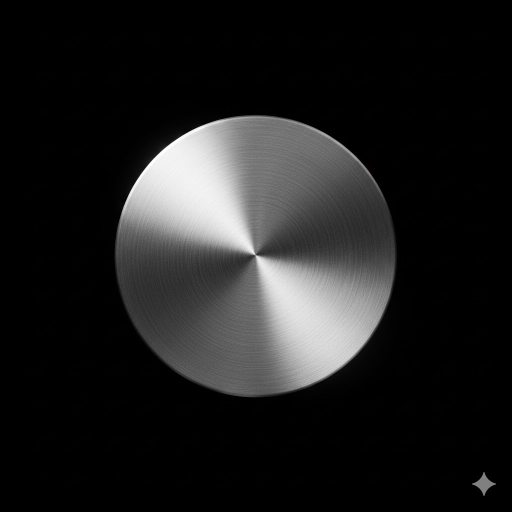
#> input picture google2.jpg, 1024 x 1024 px (shown at 1/2 size)
$ python OPENCV_1.py   (older library calls are emulated)
#> lines starting #> are read from the running program, lines starting #| are printed output that depends on the picture; after the words box and inside, x2 and y2 are one past the last pixel; in counts of white or black regions, pixels touching at a corner belong together
import cv2
import numpy as np
import os

# === PARAMÈTRES À AJUSTER ===
CIRCULARITY_THRESHOLD = 0.88     # <--- plus haut = plus strict (forme)
GRADIENT_VARIANCE_THRESHOLD = 20000  # <--- plus bas = plus sensible (surface)
IMG_PATH = "google2.jpg"       # <--- chemin vers ton image à tester


#FONCTIONS


# === LECTURE ET PRÉTRAITEMENT ===
img = cv2.imread(IMG_PATH)
#> img is the input picture: shape (1024, 1024, 3); mean B, G, R 30.1, 30.1, 30.1
if img is None:
    raise ValueError("❌ Impossible de charger l'image. Vérifie le chemin.")

gray = cv2.cvtColor(img, cv2.COLOR_BGR2GRAY)
blur = cv2.GaussianBlur(gray, (5, 5), 0)

# AJOUT : Utilisation de CLAHE pour améliorer le contraste local
clahe = cv2.createCLAHE(clipLimit=2.0, tileGridSize=(8,8)) # Ajustez clipLimit si besoin
contrasted_gray = clahe.apply(blur) # Appliquer CLAHE au flou
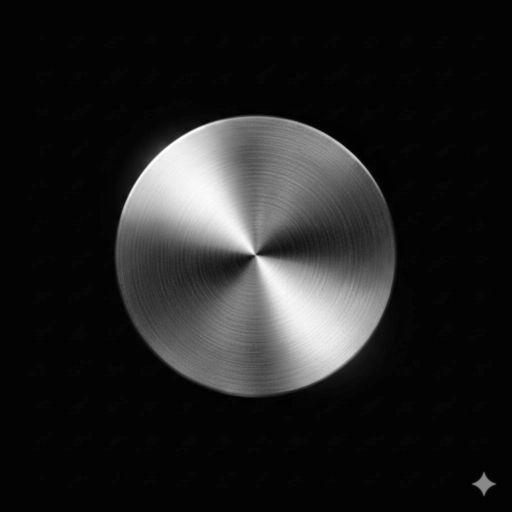
#> contrasted_gray: shape (1024, 1024) (shown at 1/2 size); min 2, max 254, mean 32.6


# AJOUT : Utilisation de CLAHE pour améliorer le contraste local
clahe = cv2.createCLAHE(clipLimit=2.0, tileGridSize=(8,8)) # Ajustez clipLimit si besoin
contrasted_gray = clahe.apply(blur) # Appliquer CLAHE au flou

# Seuil adaptatif pour isoler la pièce
thresh = cv2.adaptiveThreshold(
    contrasted_gray, 255, cv2.ADAPTIVE_THRESH_GAUSSIAN_C, cv2.THRESH_BINARY_INV, 31, 8
)
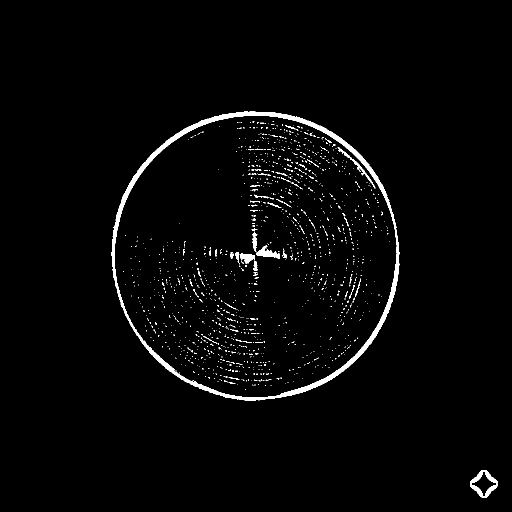
#> thresh: shape (1024, 1024) (shown at 1/2 size); 2.1% white; 1286 white regions (1231 under 20 px), largest, box (x1, y1, x2, y2) and area: (223, 223, 799, 801) 13374, (940, 940, 996, 996) 1032, (512, 490, 560, 518) 552
# Nettoyage du masque
kernel = np.ones((5,5), np.uint8)
thresh = cv2.morphologyEx(thresh, cv2.MORPH_CLOSE, kernel, iterations=2)
#> thresh: shape (1024, 1024); 3.9% white; 456 white regions (390 under 20 px), largest, box (x1, y1, x2, y2) and area: (223, 223, 799, 801) 16999, (444, 284, 641, 575) 8946, (677, 542, 723, 643) 1385
thresh = cv2.morphologyEx(thresh, cv2.MORPH_OPEN, kernel, iterations=1)
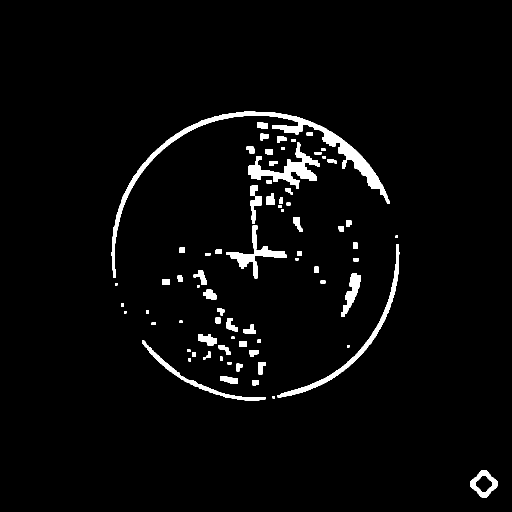
#> thresh: shape (1024, 1024) (shown at 1/2 size); 3.2% white; 77 white regions

# === DÉTECTION DE CONTOUR ===
contours, _ = cv2.findContours(thresh, cv2.RETR_EXTERNAL, cv2.CHAIN_APPROX_NONE)
#> contours = 77 contours, 7 with area under 20; largest, box (x1, y1, x2, y2) and area: (223, 223, 779, 556) 8944, (497, 285, 640, 378) 3616, (555, 488, 799, 795) 3160, (453, 492, 574, 557) 1914, (940, 940, 996, 996) 1875
if not contours:
    raise ValueError("❌ Aucun contour détecté.")

# Sélection du contour principal
contour = max(contours, key=cv2.contourArea)
#> contour = contour of 1817 points, box (x1, y1, x2, y2) (223, 223, 779, 556), area 8944
area = cv2.contourArea(contour)
#> area = 8944.5
perimeter = cv2.arcLength(contour, True)
#> perimeter = 2044.4

# === CALCUL DE LA CIRCULARITÉ ===
if perimeter == 0:
    circularity = 0
else:
    circularity = 4 * np.pi * (area / (perimeter * perimeter))
#> circularity = 0.0269

# === DÉTECTION DES PLIS / BOSSAGES ===
mask = np.zeros_like(gray)
cv2.drawContours(mask, [contour], -1, 255, -1)
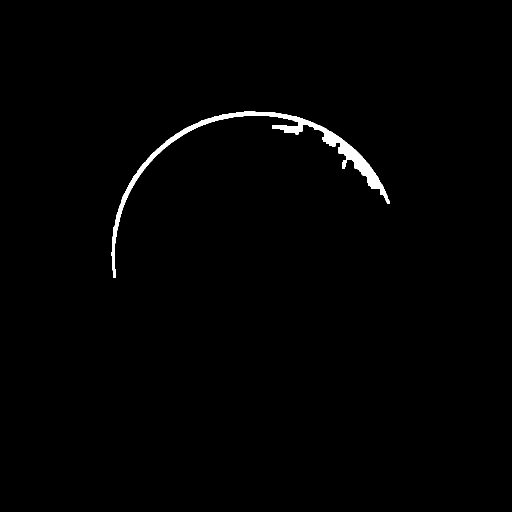
#> mask: shape (1024, 1024) (shown at 1/2 size); 0.94% white; 1 white region, box (x1, y1, x2, y2) and area: (223, 223, 779, 556) 9854
masked_gray = cv2.bitwise_and(gray, gray, mask=mask)

# Carte de gradient (Sobel)
grad_x = cv2.Sobel(masked_gray, cv2.CV_64F, 1, 0, ksize=3)
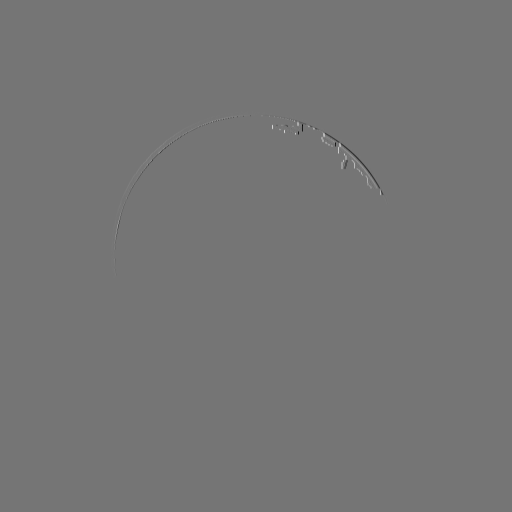
#> grad_x: shape (1024, 1024) float64 (shown at 1/2 size); min -576, max 670, mean 0; drawn with min black and max white
grad_y = cv2.Sobel(masked_gray, cv2.CV_64F, 0, 1, ksize=3)
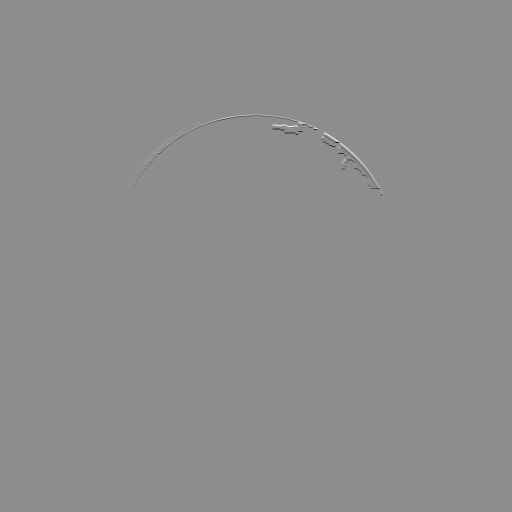
#> grad_y: shape (1024, 1024) float64 (shown at 1/2 size); min -672, max 539, mean 0; drawn with min black and max white
gradient_magnitude = cv2.magnitude(grad_x, grad_y)

# Calcul de la variance du gradient
gradient_variance = np.var(gradient_magnitude[mask == 255])
#> gradient_variance = 14668.3

# === DÉCISION ===
is_shape_ok = circularity >= CIRCULARITY_THRESHOLD
#> is_shape_ok = False
is_surface_ok = gradient_variance <= GRADIENT_VARIANCE_THRESHOLD
#> is_surface_ok = True
piece_ok = is_shape_ok and is_surface_ok
#> piece_ok = False

# === AFFICHAGE ===
output = img.copy()
color = (0, 255, 0) if piece_ok else (0, 0, 255)
#> color = (0, 0, 255)
cv2.drawContours(output, [contour], -1, color, 2)

text = "PIECE OK" if piece_ok else "DEFAUT"
#> text = 'DEFAUT'
cv2.putText(output, f"{text}", (30, 40), cv2.FONT_HERSHEY_SIMPLEX, 1.2, color, 3)
cv2.putText(output, f"Circ: {circularity:.2f}  Var: {gradient_variance:.1f}",
            (30, 80), cv2.FONT_HERSHEY_SIMPLEX, 0.7, (41, 110, 122), 2)
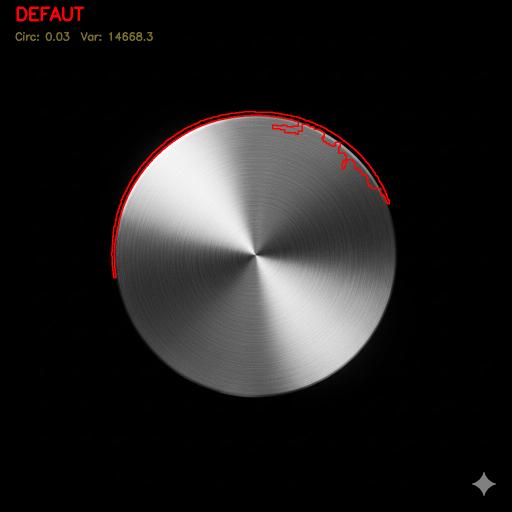
#> output: shape (1024, 1024, 3) (shown at 1/2 size); mean B, G, R 29.9, 30, 32

cv2.imshow("Inspection Capsule", output)
cv2.waitKey(0)
cv2.destroyAllWindows()

# Optionnel : sauvegarde du résultat
os.makedirs("results", exist_ok=True)
cv2.imwrite(f"results/result_{os.path.basename(IMG_PATH)}", output)
print(f"✅ Analyse terminée. Résultat enregistré dans /results/")
print(f"Circularité = {circularity:.2f}")
#| Circularité = 0.03
print(f"Variance du gradient = {gradient_variance:.1f}")
#| Variance du gradient = 14668.3
